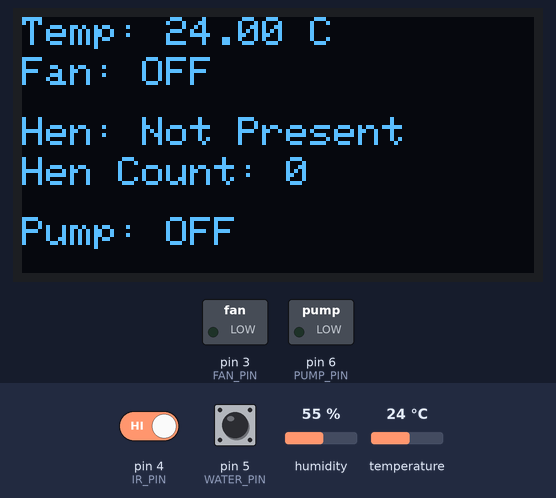
The sketch below on a simulated Arduino Uno, built with avr-gcc and run on an emulated ATmega328P. On the bench: 128×64 one-colour display, switched loads named in the sketch (green lamp = pin HIGH). The inputs (shaded band) are chosen by the test bench; at power-on: pin 5 (WATER_PIN) HIGH, pin 4 (IR_PIN) HIGH, temperature 24 °C, humidity 55 %. What the sketch prints to the serial monitor is not drawn.

Above: at 3.2 s.
3.3 s: pin 5 (WATER_PIN) pulled LOW for 2.45 s
At 4.8 s:
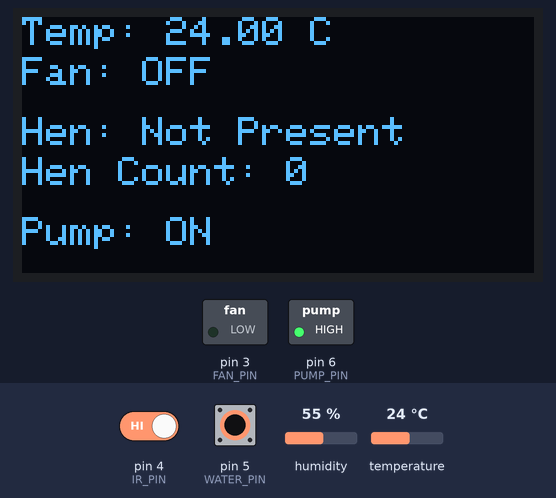
7.9 s: pin 4 (IR_PIN) driven LOW
At 10.0 s:
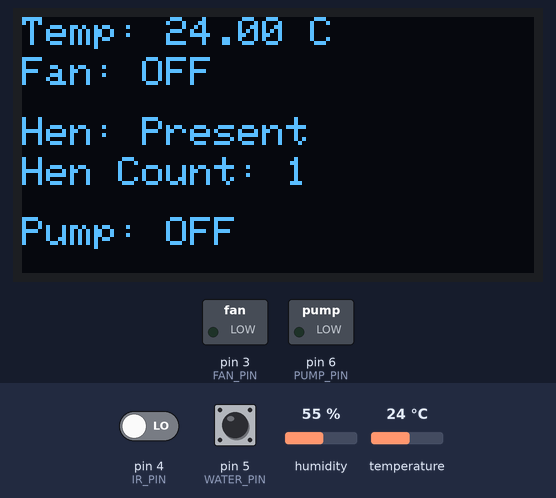
10.7 s: temperature set to 29.6 °C
At 14.0 s:
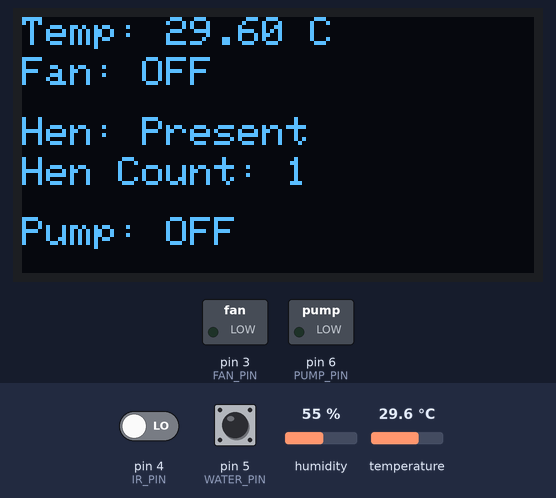
14.3 s: temperature set to 30.7 °C
At 15.4 s:
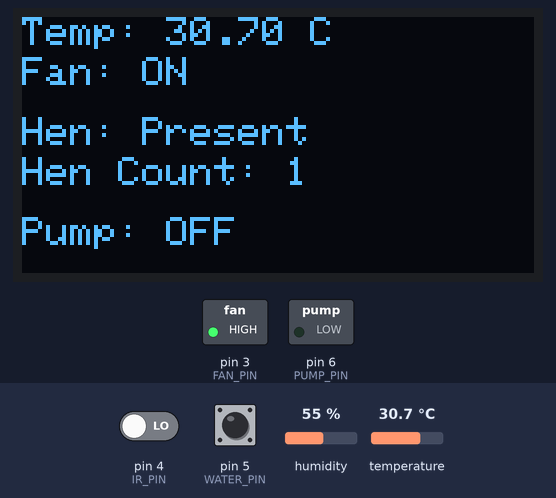
17.1 s: pin 5 (WATER_PIN) pulled LOW for 2.45 s
At 19.5 s:
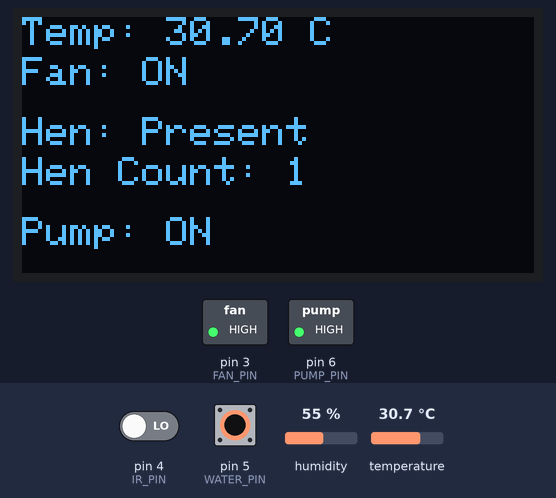
22.8 s: pin 4 (IR_PIN) driven HIGH
At 24.4 s:
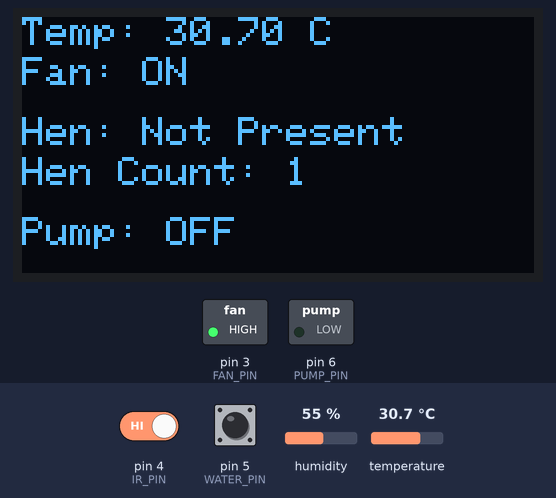
Timing chart, 0 to 25.9 s (numbered marks = the images above; inputs shaded):
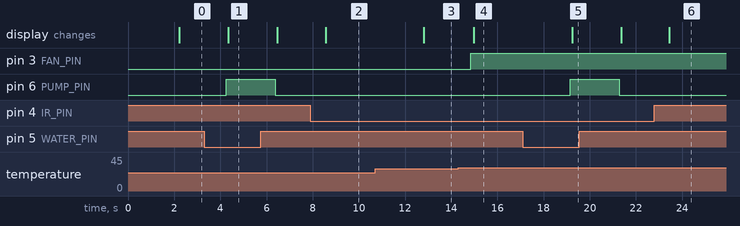

Measured:
- the behaviour switches between 30 and 30.1 °C on temperature (found by bisection; images 3 and 4)
- after the input at 3.3 s, pin 6 (PUMP_PIN): LOW → HIGH after 0.96 s, → LOW 2.1 s later; the display: changes after 1.0 s (image 1)
- after the input at 7.9 s, the display: changes after 0.66 s (image 2)
- after the input at 10.7 s, the display: changes after 2.1 s (image 3)
- after the input at 14.3 s, pin 3 (FAN_PIN): LOW → HIGH after 0.55 s; the display: changes after 0.68 s (image 4)
- after the input at 17.1 s, pin 6 (PUMP_PIN): LOW → HIGH after 2.1 s, → LOW 2.1 s later; the display: changes after 2.1 s (image 5)
- after the input at 22.8 s, the display: changes after 0.65 s (image 6)

The sketch:

CH_FW.ino
```cpp
#include <DHT.h>
#include <Wire.h>
#include <Adafruit_GFX.h>
#include <Adafruit_SSD1306.h>

// --- OLED setup ---
#define SCREEN_WIDTH 128
#define SCREEN_HEIGHT 64
Adafruit_SSD1306 display(SCREEN_WIDTH, SCREEN_HEIGHT, &Wire, -1);

// --- Pins ---
#define DHTPIN 2
#define DHTTYPE DHT22
#define FAN_PIN 3
#define IR_PIN 4        // IR sensor (digital output module)
#define WATER_PIN 5     // Switch simulating water sensor (digital)
#define PUMP_PIN 6

DHT dht(DHTPIN, DHTTYPE);

int henCount = 0;
bool henPreviouslyPresent = false;

void setup() {
  Serial.begin(9600);

  if(!display.begin(SSD1306_SWITCHCAPVCC, 0x3C)) {
    Serial.println(F("[ERROR] SSD1306 allocation failed"));
    for(;;);
  }

  display.clearDisplay();
  display.setTextSize(2);
  display.setTextColor(SSD1306_WHITE);
  display.setCursor(10, 20);
  display.println("Chicken");
  display.setCursor(10, 40);
  display.println("Farming");
  display.display();
  delay(2000);

  dht.begin();
  pinMode(FAN_PIN, OUTPUT);
  pinMode(PUMP_PIN, OUTPUT);
  pinMode(IR_PIN, INPUT);
  pinMode(WATER_PIN, INPUT_PULLUP);  // button/switch: LOW when pressed

  Serial.println(F("=== Smart Poultry Automation Simulation Started ==="));
}

void loop() {
  display.clearDisplay();
  display.setTextSize(1);
  display.setTextColor(SSD1306_WHITE);

  // ---- 1. Temperature + Fan Control ----
  float temp = dht.readTemperature();

  if (isnan(temp)) {
    Serial.println(F("[ERROR] Failed to read from DHT sensor!"));
    display.setCursor(0, 0);
    display.println("Temp: ERROR");
  } else {
    Serial.print(F("[DHT] Temperature: "));
    Serial.print(temp);
    Serial.println(F(" C"));

    display.setCursor(0, 0);
    display.print("Temp: ");
    display.print(temp);
    display.println(" C");

    if (temp > 30) {
      digitalWrite(FAN_PIN, HIGH);
      Serial.println(F("[FAN] Fan ON (Temperature > 30C)"));
      display.setCursor(0, 10);
      display.println("Fan: ON");
    } else {
      digitalWrite(FAN_PIN, LOW);
      Serial.println(F("[FAN] Fan OFF (Temperature <= 30C)"));
      display.setCursor(0, 10);
      display.println("Fan: OFF");
    }
  }

  // ---- 2. Hen Presence Detection (IR used as RFID) ----
  int irState = digitalRead(IR_PIN);
  display.setCursor(0, 25);

  if (irState == 0) {   // IR detects object
    Serial.println(F("[RFID/IR] Hen Present (Object Detected)"));
    display.println("Hen: Present");

    if (!henPreviouslyPresent) {
      henCount++;
      henPreviouslyPresent = true;
    }
  } else {
    Serial.println(F("[RFID/IR] Hen Not Present"));
    display.println("Hen: Not Present");
    henPreviouslyPresent = false;
  }

  // Display hen count
  display.setCursor(0, 35);
  display.print("Hen Count: ");
  display.println(henCount);

  // ---- 3. Water Pump Control ----
  int waterState = digitalRead(WATER_PIN);
  display.setCursor(0, 50);

  if (waterState == LOW) {   // pressed/triggered = low water
    digitalWrite(PUMP_PIN, HIGH);
    Serial.println(F("[PUMP] Pump ON (Water LOW)"));
    display.println("Pump: ON");
  } else {
    digitalWrite(PUMP_PIN, LOW);
    Serial.println(F("[PUMP] Pump OFF (Water OK)"));
    display.println("Pump: OFF");
  }

  display.display();
  Serial.println(F("--------------------------------------------------"));
  delay(2000);
}
```
